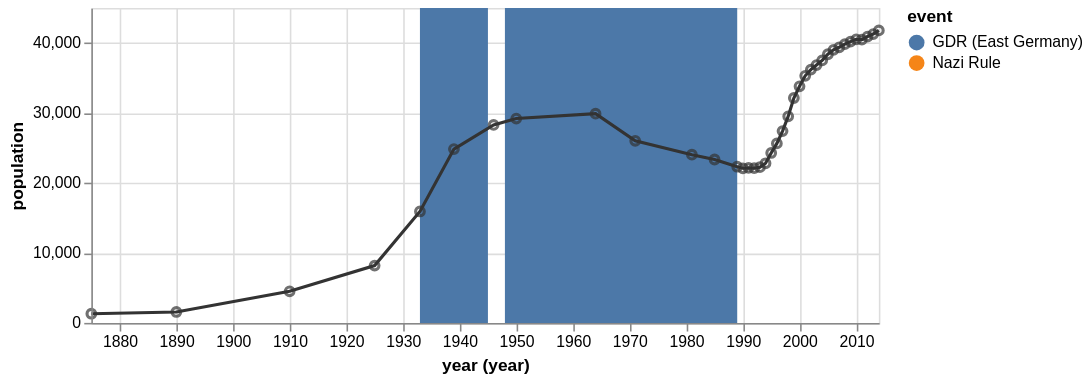

Write the Vega-Lite specification saved for this chart.
### Vega specification from a JSON file in a GitHub repository (floating-point values rounded to 4 significant figures)
{"$schema": "https://vega.github.io/schema/vega/v5.json", "description": "The population of the German city of Falkensee over time", "autosize": "pad", "padding": 5, "width": 500, "height": 200, "style": "cell", "data": [{"name": "source_0", "values": [{"year": "1875", "population": 1309}, {"year": "1890", "population": 1558}, {"year": "1910", "population": 4512}, {"year": "1925", "population": 8180}, {"year": "1933", "population": 15915}, {"year": "1939", "population": 24824}, {"year": "1946", "population": 28275}, {"year": "1950", "population": 29189}, {"year": "1964", "population": 29881}, {"year": "1971", "population": 26007}, {"year": "1981", "population": 24029}, {"year": "1985", "population": 23340}, {"year": "1989", "population": 22307}, {"year": "1990", "population": 22087}, {"year": "1991", "population": 22139}, {"year": "1992", "population": 22105}, {"year": "1993", "population": 22242}, {"year": "1994", "population": 22801}, {"year": "1995", "population": 24273}, {"year": "1996", "population": 25640}, {"year": "1997", "population": 27393}, {"year": "1998", "population": 29505}, {"year": "1999", "population": 32124}, {"year": "2000", "population": 33791}, {"year": "2001", "population": 35297}, {"year": "2002", "population": 36179}, {"year": "2003", "population": 36829}, {"year": "2004", "population": 37493}, {"year": "2005", "population": 38376}, {"year": "2006", "population": 39008}, {"year": "2007", "population": 39366}, {"year": "2008", "population": 39821}, {"year": "2009", "population": 40179}, {"year": "2010", "population": 40511}, {"year": "2011", "population": 40465}, {"year": "2012", "population": 40905}, {"year": "2013", "population": 41258}, {"year": "2014", "population": 41777}]}, {"name": "source_1", "values": [{"start": "1933", "end": "1945", "event": "Nazi Rule"}, {"start": "1948", "end": "1989", "event": "GDR (East Germany)"}]}, {"name": "data_0", "source": "source_0", "transform": [{"type": "formula", "expr": "timeParse(datum[\"year\"],'%Y')", "as": "year"}, {"type": "formula", "as": "year_year", "expr": "datetime(year(datum[\"year\"]), 0, 1, 0, 0, 0, 0)"}]}, {"name": "data_1", "source": "data_0", "transform": [{"type": "filter", "expr": "datum[\"year_year\"] !== null && !isNaN(datum[\"year_year\"]) && datum[\"population\"] !== null && !isNaN(datum[\"population\"])"}]}, {"name": "data_2", "source": "source_1", "transform": [{"type": "formula", "expr": "timeParse(datum[\"start\"],'%Y')", "as": "start"}, {"type": "formula", "expr": "timeParse(datum[\"end\"],'%Y')", "as": "end"}, {"type": "formula", "as": "year_start", "expr": "datetime(year(datum[\"start\"]), 0, 1, 0, 0, 0, 0)"}, {"type": "formula", "as": "year_end", "expr": "datetime(year(datum[\"end\"]), 0, 1, 0, 0, 0, 0)"}, {"type": "filter", "expr": "datum[\"year_start\"] !== null && !isNaN(datum[\"year_start\"])"}]}], "marks": [{"name": "layer_0_marks", "type": "rect", "style": ["rect"], "from": {"data": "data_2"}, "encode": {"update": {"tooltip": {"signal": "{\"start (year)\": timeFormat(datum[\"year_start\"], '%Y'), \"end (year)\": timeFormat(datum[\"year_end\"], '%Y'), \"event\": ''+datum[\"event\"]}"}, "x": {"scale": "x", "field": "year_start"}, "x2": {"scale": "x", "field": "year_end"}, "y": {"value": 0}, "y2": {"field": {"group": "height"}}}}}, {"name": "layer_1_marks", "type": "line", "style": ["line"], "sort": {"field": "datum[\"year_year\"]"}, "from": {"data": "data_0"}, "encode": {"update": {"stroke": {"value": "#333"}, "tooltip": {"signal": "{\"year (year)\": timeFormat(datum[\"year_year\"], '%Y'), \"population\": format(datum[\"population\"], \"\")}"}, "x": {"scale": "x", "field": "year_year"}, "y": {"scale": "y", "field": "population"}, "defined": {"signal": "datum[\"year_year\"] !== null && !isNaN(datum[\"year_year\"]) && datum[\"population\"] !== null && !isNaN(datum[\"population\"])"}}}}, {"name": "layer_2_marks", "type": "symbol", "style": ["point"], "from": {"data": "data_1"}, "encode": {"update": {"opacity": {"value": 0.7}, "fill": {"value": "transparent"}, "stroke": {"value": "#333"}, "tooltip": {"signal": "{\"year (year)\": timeFormat(datum[\"year_year\"], '%Y'), \"population\": format(datum[\"population\"], \"\")}"}, "x": {"scale": "x", "field": "year_year"}, "y": {"scale": "y", "field": "population"}}}}], "scales": [{"name": "x", "type": "time", "domain": {"fields": [{"data": "data_2", "field": "year_start"}, {"data": "data_2", "field": "year_end"}, {"data": "data_0", "field": "year_year"}, {"data": "data_1", "field": "year_year"}]}, "range": [0, {"signal": "width"}]}, {"name": "color", "type": "ordinal", "domain": {"data": "data_2", "field": "event", "sort": true}, "range": "category"}, {"name": "y", "type": "linear", "domain": {"fields": [{"data": "data_0", "field": "population"}, {"data": "data_1", "field": "population"}]}, "range": [{"signal": "height"}, 0], "nice": true, "zero": true}], "axes": [{"scale": "x", "orient": "bottom", "grid": false, "title": "year (year)", "labelFlush": true, "labelOverlap": true, "tickCount": {"signal": "ceil(width/40)"}, "encode": {"labels": {"update": {"text": {"signal": "timeFormat(datum.value, '%Y')"}}}}, "zindex": 1}, {"scale": "x", "orient": "bottom", "gridScale": "y", "grid": true, "tickCount": {"signal": "ceil(width/40)"}, "domain": false, "labels": false, "maxExtent": 0, "minExtent": 0, "ticks": false, "zindex": 0}, {"scale": "y", "orient": "left", "grid": false, "title": "population", "labelOverlap": true, "tickCount": {"signal": "ceil(height/40)"}, "zindex": 1}, {"scale": "y", "orient": "left", "gridScale": "x", "grid": true, "tickCount": {"signal": "ceil(height/40)"}, "domain": false, "labels": false, "maxExtent": 0, "minExtent": 0, "ticks": false, "zindex": 0}], "legends": [{"fill": "color", "gradientLength": {"signal": "clamp(height, 64, 200)"}, "symbolType": "circle", "title": "event"}]}
